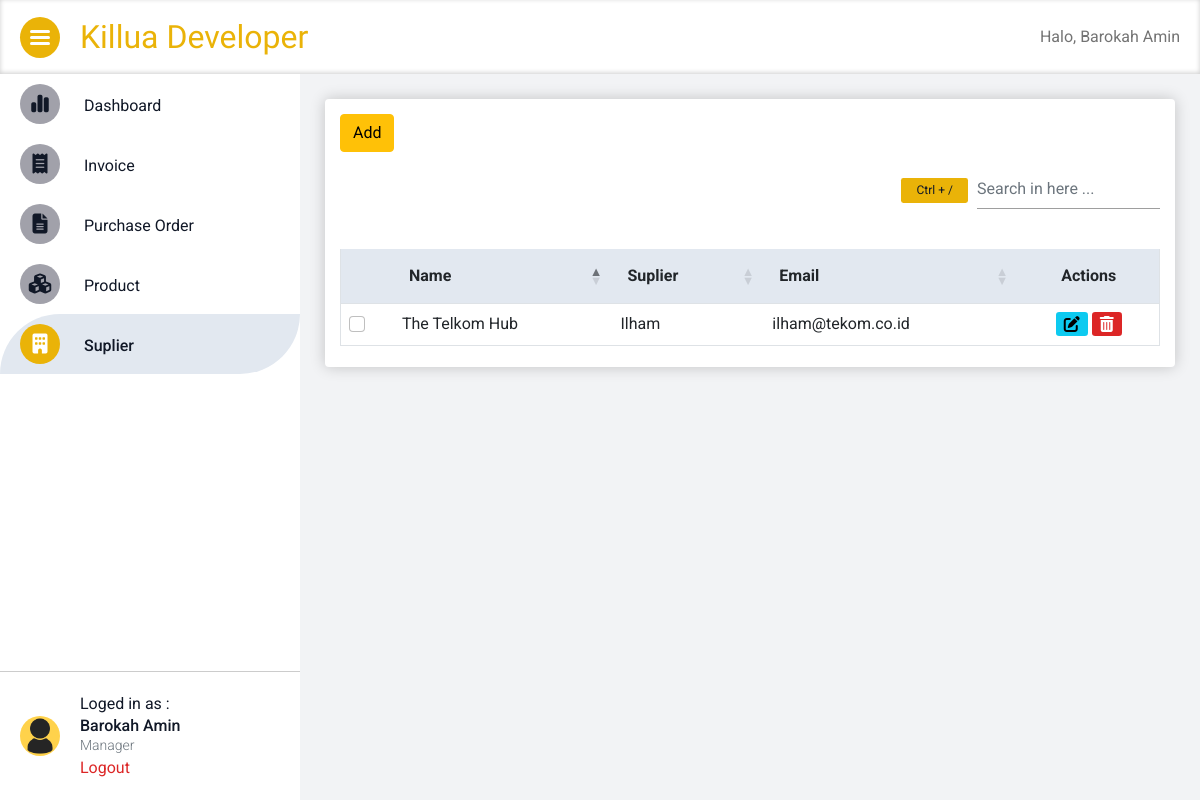
The app's page /app/suplier/all (signed in), older data.
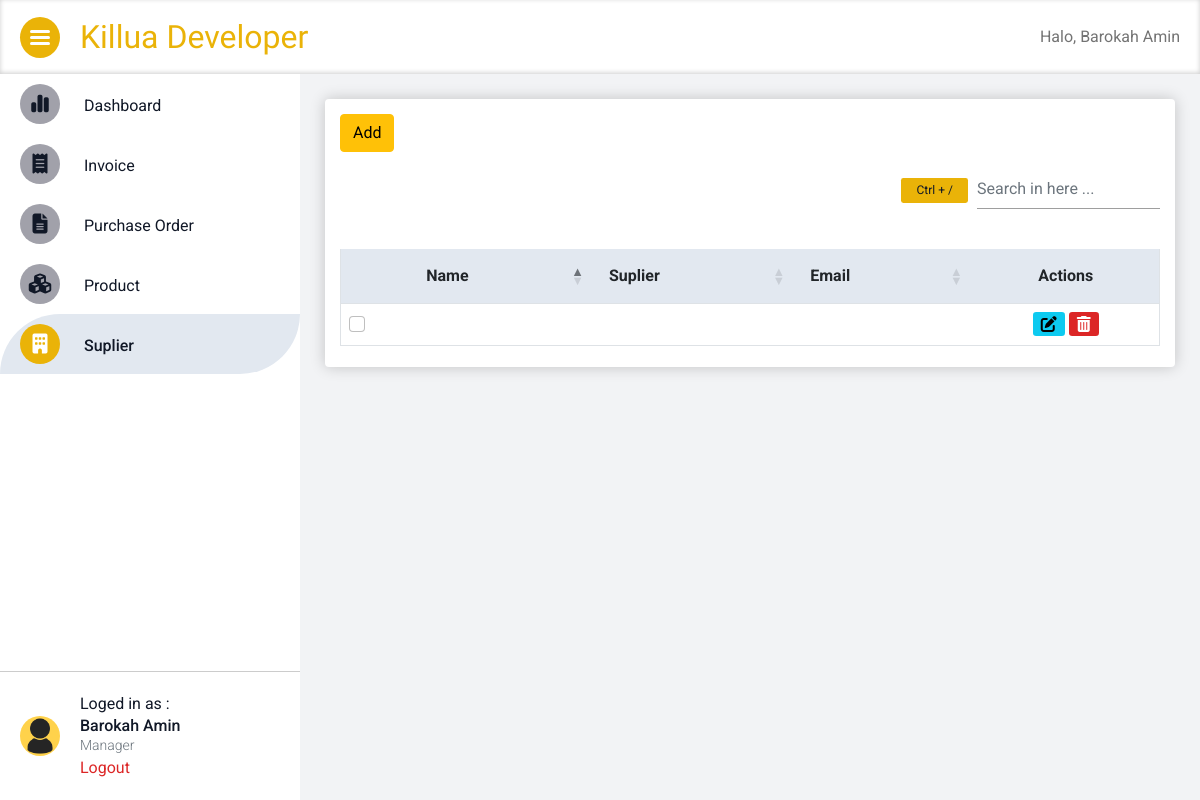
The same page, newer data.
### UserApp/models.py (models this page shows, shortened)
class BioUser(models.Model):
    custom_id = models.CharField(max_length=25, unique=True)
    image_profile = models.ImageField(upload_to='profile/', null=True, blank=True)
    birth_date = models.DateField()
    birth_place = models.CharField(max_length=255)
    id_number = models.CharField(max_length=255)
    gender = models.CharField(max_length=2)
    address = models.CharField(max_length=255, null=True, blank=True)
    religion = models.CharField(max_length=255, null=True, blank=True)
    position = models.CharField(max_length=255)
    user = models.ForeignKey(User, on_delete=models.CASCADE)
    def get_position(self):
        return self.position

### ProductApp/models.py (models this page shows, shortened)
class Suplier(models.Model):
    custom_id = models.CharField(max_length=25, unique=True)
    name = models.CharField(max_length=255, unique=True)
    suplier = models.CharField(max_length=255, blank=True, null=True)
    email = models.CharField(max_length=255)
    address = models.CharField(max_length=255)

### ProductApp/views.py (the view)
# urls.py: path('suplier/all', views.all_suplier, name='all-suplier'),
@login_required(redirect_field_name='')
def all_suplier(request):
    suplier_list = Suplier.objects.all()
    table_header = {
        'display_only': ['Name'],
        'not_display_only': ['Suplier', 'Email'],
    }
    nav_active = {
        'suplier': 'active',
    }
    biouser = BioUser.objects.get(user=request.user)
    context = {
        'title': 'List Suplier',
        'menu_active': nav_active,
        'suplier_list': suplier_list,
        'table_header': table_header,
        'biouser': biouser,
    }
    return render(request, 'datatable/all_suplier.html', context)

### templates/datatable/all_suplier.html (shortened to what this page needs)
{% extends 'base.html' %}
{% load static %}
{% block css %}
<link rel="stylesheet" href="https://cdn.datatables.net/1.11.5/css/dataTables.bootstrap5.min.css" type="text/css" />
{% endblock %}
{% block navigation %}
{% include 'navigation.html' %}
{% endblock %}
{% block content %}
<section id="main_section" class="main-section">
    <div class="content-wrapper">
        <div class="d-flex">
            <div id="button_add" class="button-add">
                <a href="{% url 'productapp:add-suplier' %}" id="button_add" class="btn btn-warning">
                    Add
                </a>
            </div>
        </div>
        <table id="example" class="table" style="width:100%">
            <thead>
                <tr>
                    <th class="display-only"></th>
                    {% for head in table_header.display_only %}
                    <th class="display-only">{{ head }}</th>
                    {% endfor %}
                    {% for head in table_header.not_display_only %}
                    <th>{{ head }}</th>
                    {% endfor %}
                    <th class="display-only text-center">Actions</th>
                </tr>
            </thead>
            <tbody>
                {% for content in suplier_list %}
                <tr>
                    <td class="display-only">
                        <input class="table-check form-check-input" type="checkbox" value="{{ content.id }}">
                    </td>
                    <td class="display-only table-name">{{ content.name }}</td>
                    <td>{{ content.suplier }}</td>
                    <td>{{ content.email }}</td>
                    <td class="display-only text-center">
                        <a class="btn-action" href="{% url 'productapp:edit-suplier' content.custom_id %}" title="edit">
                            <i class="btn-info fa-solid fa-pen-to-square"></i>
                        </a>
                        <a class="btn-action" href="javascript:deleteDataOne('{{ content.id }}', '{{ content.name }}')"
                            title="delete">
                            <i class="btn-danger fa-solid fa-trash-can"></i>
                        </a>
                    </td>
                </tr>
                {% endfor %}
            </tbody>
        </table>
    </div>
</section>
{% endblock %}

### templates/base.html (shortened to what this page needs)
{% load static %}
<!DOCTYPE html>
<html lang="en">
<head>
    <link rel="stylesheet" href="{% static 'css/bootstrap.min.css' %}">
    <link rel="stylesheet" href="{% static 'css/style_all.css' %}">
    {% block css %}
    {% endblock %}
</head>
<body>
    {% block navigation %}
    {% endblock %}
    {% block content %}
    {% endblock %}
</body>
</html>

### templates/navigation.html (shortened to what this page needs)
{% load static %}
<nav class="navbar navbar-light bg-white sticky-top ">
    <div style="padding: 0 20px;" class="d-flex justify-content-between align-items-center w-100">
        <div class="d-flex align-items-center">
            <div class="toggle-nav active" id="toggle_nav">
                <span></span>
                <span></span>
                <span></span>
            </div>
            <a class="navbar-brand" href="{% url 'index' %}">Killua Developer</a>
        </div>
        <span class="navbar-text">
            Halo, {{ user.get_full_name }}
        </span>
    </div>
</nav>
<div id="menu_wrapper" class="menu-wrapper">
    <ul class="menu-list">
        <li class="menu-item {{ menu_active.dashboard }}">
            <a href="{% url 'index' %}" class="menu-link">
                <i class="icon fa-solid fa-chart-simple"></i>
                <span>Dashboard</span>
            </a>
        </li>
        <li class="menu-item {{ menu_active.invoice }}">
            <a href="{% url 'productapp:all-doc' %}?doc_type=inv" class="menu-link">
                <i class="fa-solid fa-receipt"></i>
                <span>Invoice</span>
            </a>
        </li>
        <li class="menu-item {{ menu_active.purchase_order }}">
            <a href="{% url 'productapp:all-doc' %}?doc_type=po" class="menu-link">
                <i class="fa-solid fa-file-lines"></i>
                <span>Purchase Order</span>
            </a>
        </li>
        <li class="menu-item {{ menu_active.products }}">
            <a href="{% url 'productapp:all-product' %}" class="menu-link">
                <i class="fa-solid fa-cubes"></i>
                <span>Product</span>
            </a>
        </li>
        <li class="menu-item {{ menu_active.suplier }}">
            <a href="{% url 'productapp:all-suplier' %}" class="menu-link">
                <i class="fa-solid fa-building"></i>
                <span>Suplier</span>
            </a>
        </li>
    </ul>
    <div class="login-menu">
        {% if biouser.image_profile %}
        <img class="image-user" src="{{ biouser.get_image_profile_url }}" alt="Your Profile">
        {% else %}
        <img class="image-user" src="{% static 'img/blank_profile.png' %}" alt="Your Profile">
        {% endif %}
        <div class="desc-login">
            <span style="margin-bottom: 10px;">Loged in as :</span>
            <a href="{% url 'userapp:user-profile' %}" class="link-profile">{{ user.get_full_name }}</a>
            <span class="text-secondary text-position">
                {{ biouser.get_position }}
            </span>
            <a class="link-logout d-block" href="{% url 'userapp:logout' %}">Logout</a>
        </div>
    </div>
</div>

### static/css/style_all.css (style rules this page uses)
*, body, html { padding: 0; margin: 0; box-sizing: border-box; }
body { background-color: #F2F3F5; font-family: 'Roboto', sans-serif; color: #111827; overflow-x: hidden; }
a, a:hover, a:focus { display: inline-block; text-decoration: none; color: #111827; }
a.link-profile { font-weight: 500; line-height: 1.2; font-size: 1rem; display: block; }
.text-position { font-size: 14px; font-weight: 300; margin-bottom: 10px; display: block; }
.main-section { display: flex; justify-content: space-between; margin-left: 300px; }
.navbar { box-shadow: inset 0 -1px 5px rgba(0, 0, 0, .2) }
.navbar .navbar-brand, .navbar .navbar-brand:hover, .navbar .navbar-brand:focus { font-family: 'Acme', sans-serif; font-size: 32px; color: #EAB308; }
.toggle-nav { padding: 10px; border-radius: 50%; cursor: pointer; transition: all .5s; margin-right: 20px; background-color: var(--bs-grey); }
.toggle-nav span { display: block; width: 20px; height: 3px; border-radius: 1rem; margin: 3px 0; background-color: #111827; }
.toggle-nav.active { background-color: #EAB308; }
.toggle-nav.active span { background-color: #FFFFFF; }
.menu-wrapper { display: flex; flex-direction: column; justify-content: space-between; position: fixed; left: 0; top: 74px; bottom: 0; height: calc(100vh - 74px); background-color: #FFFFFF; max-width: 300px; width: 100%; transition: all .5s; z-index: 1020; }
.menu-list { overflow-y: auto; overflow-x: hidden; }
.menu-list .menu-item { position: relative; margin-left: -2rem; cursor: pointer; }
.menu-item>a { transition: weight .1s; }
.menu-link { padding: 10px 20px; width: 100%; position: relative; }
.menu-link>i, .login-menu>i { font-size: 20px; width: 40px; padding: 10px 0; background-color: var(--bs-grey); border-radius: 50%; text-align: center; margin-right: 20px; }
.main-section { margin-left: 300px; transition: all .5s; overflow-x: auto; }
.menu-item:hover>a, .menu-item.active>a { border-top-left-radius: 100px; border-bottom-right-radius: 100px; background-color: #E2E8F0; }
.menu-item.active>a, .menu-item.active .dropdown-wrapper li.active>a { font-weight: 500; }
.menu-item:hover .menu-link>i, .menu-item.active .menu-link>i { background-color: #EAB308; color: white; }
.login-menu { padding: 20px; display: flex; align-items: center; border-top: 1px solid rgba(0, 0, 0, .2); }
.login-menu .desc-login>* { padding: 0; margin: 0; }
.login-menu>.image-user { width: 40px; height: 40px; border-radius: 50%; margin-right: 20px; background-color: #ffd24b; }
.link-logout { color: #DC2626; }
.button-add { margin-bottom: 1rem; transition: all .5s; }
.content-wrapper { margin: 25px; padding: 15px; width: 100%; border-radius: .25rem; background-color: #FFFFFF; box-shadow: 0 0 15px rgba(0, 0, 0, .2); }
.table th { padding: 15px; }
.table thead { background-color: #E2E8F0; }
.content-wrapper .table a { text-decoration: none; display: inline-block; color: #111827; }
.content-wrapper .table .btn-action { color: white; }
.content-wrapper .table .btn-action i { padding: .25rem .5rem; text-align: center; border-radius: .2rem; }

Row changes from the older to the newer data that the page shows:
changed Suplier: name "The Telkom Hub" → (not shown); suplier "Ilham" → (not shown); email "ilham@tekom.co.id" → (not shown)
